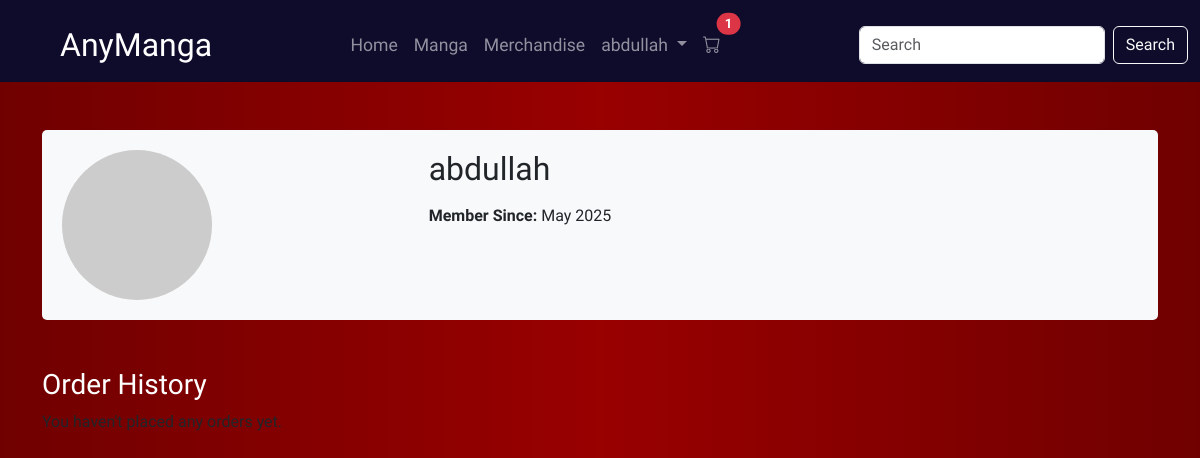
The page /order_history/ (signed in) on the database as committed earlier.
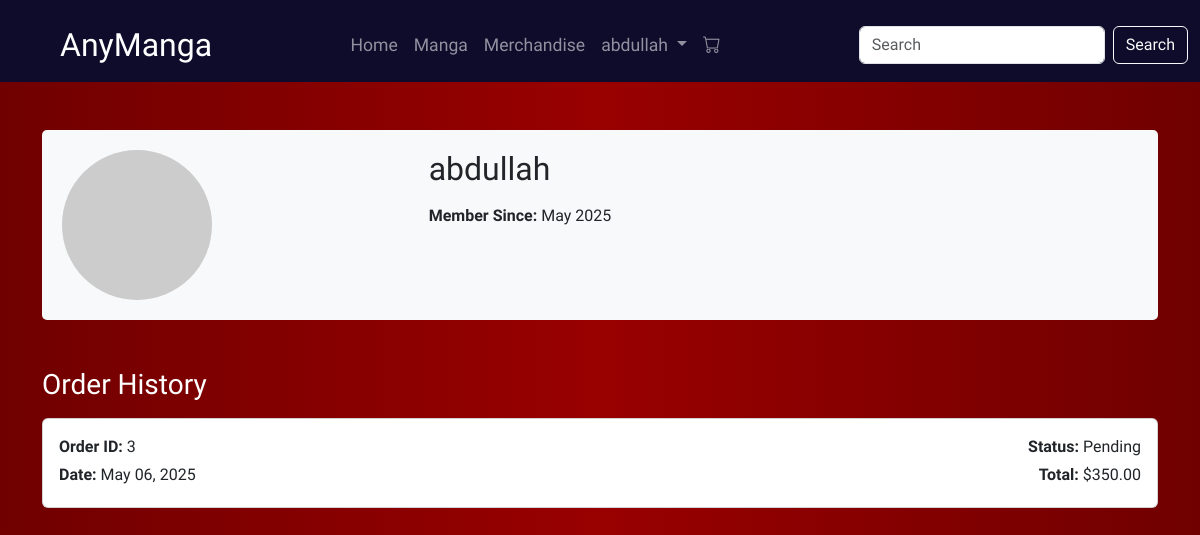
The same page on the database as committed later.
### myapp/models.py (models this page shows, shortened)
class Order(models.Model):
    user = models.ForeignKey(User, on_delete=models.SET_NULL, null=True, blank=True)
    payment = models.ForeignKey('Payment', on_delete=models.SET_NULL, null=True, blank=True)
    order_date = models.DateTimeField(auto_now_add=True)
    status = models.CharField(max_length=20, choices=[
        ('Pending', 'Pending'),
        ('Processing', 'Processing'),
        ('Shipped', 'Shipped'),
        ('Delivered', 'Delivered'),
        ('Cancelled', 'Cancelled'),
    ], default='Pending')
    total_amount = models.DecimalField(max_digits=10, decimal_places=2, default=0.00)
    shipping_address = models.TextField(blank=True, null=True)

### myapp/views.py (the view)
# urls.py: path('order_history/', myview.order_history, name='order_history'),
@login_required
def order_history(request):
    user = request.user
    orders = Order.objects.filter(user=user)  # Orders in reverse chronological order
    return render(request, 'myapp/order_history.html', {
        'orders': orders
    })

### myapp/context_processors.py (called while the page is built)
def cart_item_count(request):
    if request.user.is_authenticated:
        return {
            'cart_item_count': Cart.objects.filter(user=request.user).count()
        }
    return {
        'cart_item_count': 0
    }

### template/myapp/order_history.html (shortened to what this page needs)
{% extends 'base.html' %}
{% load static %}
{% block extra_head %}
<link rel="stylesheet" href="{% static 'css/order-history.css' %}">
{% endblock %}
{% block content %}
<div class="container my-5" >
  <div class="profile-header">
    <div class="row">
      <div class="col-md-4">
        <img src="https://via.placeholder.com/150" alt="Profile Picture" class="img-fluid rounded-circle">
      </div>
      <div class="col-md-8">
        <h2>{{ request.user.get_full_name|default:request.user.username }}</h2>
        <p><strong>Member Since:</strong> {{ request.user.date_joined|date:"F Y" }}</p>
      </div>
    </div>
  </div>
  <div class="order-history mt-5">
    <h3 style="color:#fff">Order History</h3>
    {% if orders %}
      {% for order in orders %}
      <div class="card my-3 p-3">
        <div class="row">
          <div class="col-md-6">
            <p class="mb-1"><strong>Order ID:</strong> {{ order.id }}</p>
            <p class="mb-1"><strong>Date:</strong> {{ order.order_date|date:"M d, Y" }}</p>
          </div>
          <div class="col-md-6 text-end">
            <p class="mb-1" ><strong>Status:</strong> {{ order.status }}</p>
            <p class="mb-1"><strong>Total:</strong> ${{ order.total_amount }}</p>
          </div>
        </div>
      </div>
      {% endfor %}
    {% else %}
      <p>You haven't placed any orders yet.</p>
    {% endif %}
  </div>
</div>
{% endblock %}

### template/navbar.html (shortened to what this page needs)
{% load static %}
   <link href="https://cdn.jsdelivr.net/npm/bootstrap@5.3.5/dist/css/bootstrap.min.css" rel="stylesheet">
<link href="https://cdn.jsdelivr.net/npm/bootstrap@5.3.5/dist/css/bootstrap.min.css" rel="stylesheet">
<link rel="stylesheet" href="https://cdn.jsdelivr.net/npm/bootstrap-icons@1.10.5/font/bootstrap-icons.css">
<link rel="stylesheet" href="{% static 'css/navbar.css' %}">
<nav class="navbar navbar-expand-lg navbar-dark pt-3 ps-5" style="background-color: #0e0b2b;">
  <div class="container-fluid">
    <a class="navbar-brand mx-auto" style="font-size:2rem;" href="{% url 'home' %}">AnyManga</a>
    <div class="collapse navbar-collapse" id="navbarSupportedContent">
      <ul class="navbar-nav mx-auto mb-2 mb-lg-0" style="font-size:1.1rem;">
        <li class="nav-item" >
          <a class="nav-link {% if request.path == '/' %}active{% endif %}" href="{% url 'home' %}">Home</a>
        </li>
        <li class="nav-item">
          <a class="nav-link {% if request.path == '/manga/' %}active{% endif %}" href="{% url 'manga' %}">Manga</a>
        </li>
        <li class="nav-item">
          <a class="nav-link {% if request.path == '/merch/' %}active{% endif %}" href="{% url 'merch' %}">Merchandise</a>
        </li>
        {% if request.user.is_authenticated %}
        <li class="nav-item dropdown">
          <a class="nav-link dropdown-toggle" href="#" id="userDropdown" role="button" data-bs-toggle="dropdown"
            aria-expanded="false">
            {{ request.user.username }}
          </a>
        </li>
        <li class="nav-item position-relative">
          <a class="nav-link" href="{% url 'view_cart' %}">
            <i class="bi bi-cart"></i>
            {% if cart_item_count > 0 %}
              <span class="position-absolute top-0 start-100 translate-middle badge rounded-pill bg-danger">
                {{ cart_item_count }}
              </span>
            {% endif %}
          </a>
        </li>
        {% else %}
        <li class="nav-item">
          <a class="nav-link {% if request.path == '/login/' %}active{% endif %}" href="{% url 'login_view' %}">Login</a>
        </li>
        {% endif %}
      </ul>
      <form class="d-flex" role="search">
        <input class="form-control me-2" type="search" placeholder="Search" aria-label="Search">
        <button class="btn btn-outline-light" type="submit">Search</button>
      </form>
     </div>
   </div>
</nav>

Rows that differ between the two databases and show on the page:
added Order: id "3", order_date "May 06, 2025", status "Pending", total_amount "350.00"
Other text that changed with them:
{{ cart_item_count }}: "1" → (not shown)
